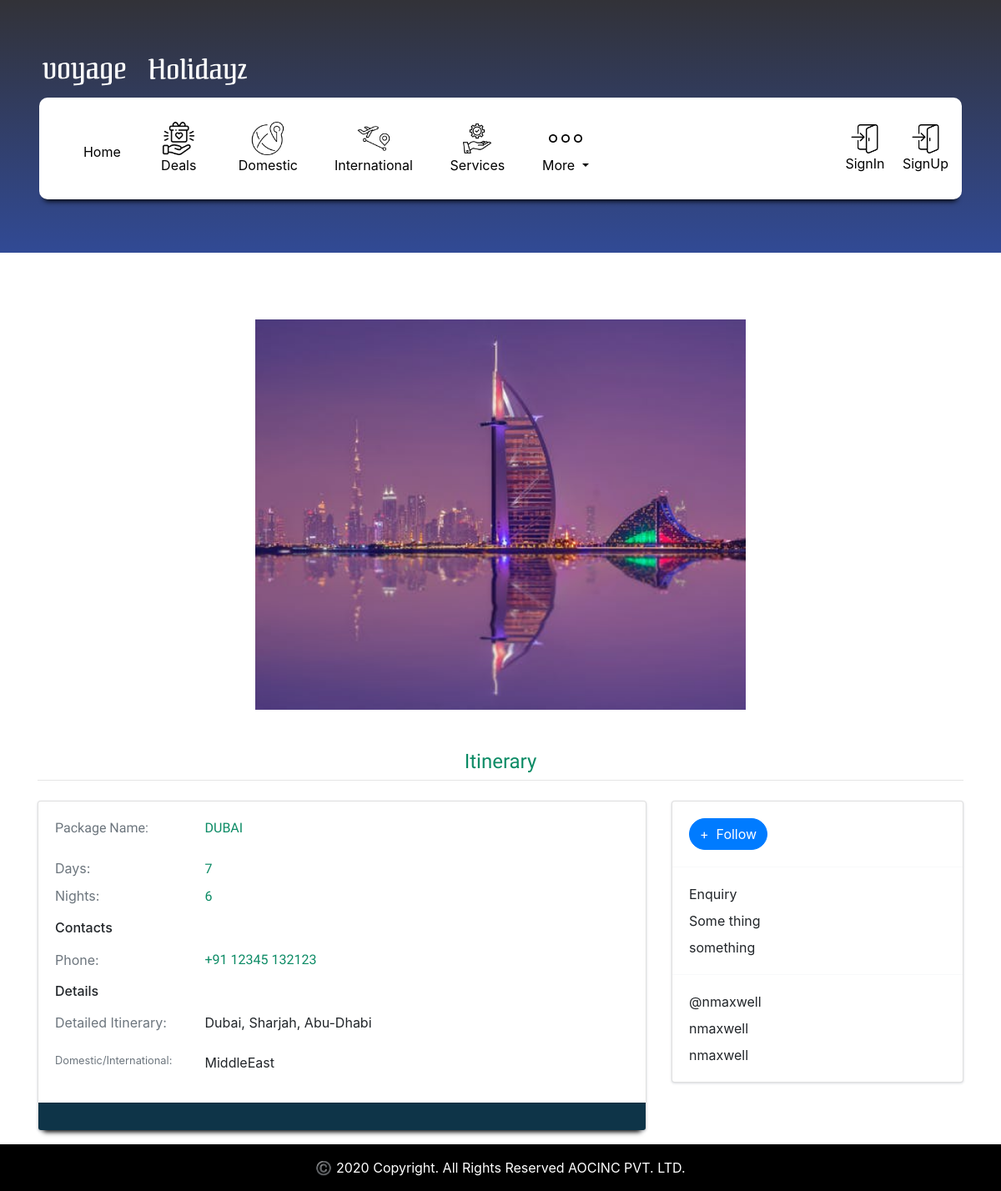
The app's page /MiddleEast_Package_Detail/1/ with its own data.
### Holidays/models.py (models this page shows, shortened)
class Middle_East_Packages(models.Model):
    Trip_Name           = models.CharField(max_length=255, blank=False)
    Days                = models.PositiveIntegerField()
    Nights              = models.PositiveIntegerField()
    Datailed_Itinerary  = models.TextField()
    Location_Image      = models.FileField(upload_to='media/MiddleEast/HolidayPackage_Images/')
    Package             = models.CharField(max_length=59, choices = package_choice, default = '')
    uploaded_at         = models.DateTimeField(auto_now_add=True)

### Holidays/views.py (the view)
# urls.py: path('MiddleEast_Package_Detail/<int:id>/', views.MiddleEast_Package_Detail, name = 'MiddleEast_Package_Detail'),
def MiddleEast_Package_Detail(request, id = None):
    MiddleEast_Data = get_object_or_404(Middle_East_Packages, id = id)
    context = {
        'MiddleEast_Data':MiddleEast_Data,
    }
    template = 'Holidays/MiddleEast_Package_Detial.html'
    return render(request,template,context)

### Holidays/templates/Holidays/MiddleEast_Package_Detial.html (shortened to what this page needs)
<!DOCTYPE html>
{% extends 'Voyage_LandingApp/base.html' %}
{% load static %}
{% load crispy_forms_tags %}
{% block content %}
<div class="layout-content">
    <div class="container flex-grow-1 container-p-y">
      <div class="container-m-nx container-m-ny theme-bg-white mb-4">
        <div class="media col-md-10 col-lg-8 col-xl-7 py-5 mx-auto">
          <img src="{{ MiddleEast_Data.Location_Image.url }}" alt="" class="col-md-12">
        </div>
        <h4 class="text-center trip-title"> Itinerary</h4>
        <hr class="m-0">
      </div>
      <div class="row">
        <div class="col">
          <div class="card mb-4">
            <div class="card-body">
              <div class="row mb-2">
                <div class="col-md-3 text-muted trip-title">Package Name:</div>
                <div class="col-md-9">
                 <p class="trip-title"> {{MiddleEast_Data.Trip_Name | upper }} </p>
                </div>
              </div>
              <div class="row mb-2">
                <div class="col-md-3 text-muted">Days:</div>
                <div class="col-md-9">
                  <a href="javascript:void(0)" class=" trip-title">{{ MiddleEast_Data.Days }}</a>
                </div>
              </div>
              <div class="row mb-2">
                <div class="col-md-3 text-muted">Nights:</div>
                <div class="col-md-9">
                  <a href="javascript:void(0)" class="trip-title">{{ MiddleEast_Data.Nights}}</a>
                </div>
              </div>
              <h6 class="my-3">Contacts</h6>
              <div class="row mb-2">
                <div class="col-md-3 text-muted">Phone:</div>
                <div class="col-md-9 trip-title">
                  +91 12345 132123
                </div>
              </div>
              <h6 class="my-3">Details</h6>
              <div class="row mb-2">
                <div class="col-md-3 text-muted">Detailed Itinerary:</div>
                <div class="col-md-9">
                  <p>{{ MiddleEast_Data.Datailed_Itinerary }}</p>
                </div>
              </div>
              <div class="row">
                <div class="col-md-3 text-muted small">Domestic/International:</div>
                <div class="col-md-9">
                  <p> {{ MiddleEast_Data.Package }}</p>
                </div>
              </div>
            </div>
            <div class="card-footer text-center p-0 itinerary-footer">
              <div class="row no-gutters row-bordered row-border-light">
                <a href="javascript:void(0)" class="d-flex col flex-column text-body py-3">
                </a>
                <a href="javascript:void(0)" class="d-flex col flex-column text-body py-3">
                </a>
                <a href="javascript:void(0)" class="d-flex col flex-column text-body py-3">
                </a>
              </div>
            </div>
          </div>
        </div>
        <div class="col-xl-4">
          <div class="card mb-4">
            <div class="card-body">
              <a href="javascript:void(0)" class="btn btn-primary rounded-pill">+&nbsp; Follow</a>
              <a href="javascript:void(0)" class="btn icon-btn btn-default md-btn-flat rounded-pill">
              </a>
            </div>
            <hr class="border-light m-0">
            <div class="card-body">
              <p class="mb-2">
                 Enquiry</p>
              <p class="mb-2">
                 Some thing</p>
              <p class="mb-0">
                <a href="javascript:void(0)" class="text-body">something</a>
              </p>
            </div>
            <hr class="border-light m-0">
            <div class="card-body">
              <a href="javascript:void(0)" class="d-block text-body mb-2">
                 @nmaxwell
              </a>
              <a href="javascript:void(0)" class="d-block text-body mb-2">
                 nmaxwell
              </a>
              <a href="javascript:void(0)" class="d-block text-body mb-0">
                 nmaxwell
              </a>
            </div>
          </div>
          </div>
      </div><br><br>
{% endblock %}

### static/css/voyage_style.css (style rules this page uses)
.base-body { overflow-x: hidden !important; }
.card { border-radius: 5px; -webkit-box-shadow: 0 1px 2.94px 0.06px rgba(4,26,55,0.16); box-shadow: 0 1px 2.94px 0.06px rgba(4,26,55,0.16); border: none; margin-bottom: 30px; -webkit-transition: all 0.3s ease-in-out; transition: all 0.3s ease-in-out; }
img { vertical-align: middle; border-style: none; }
.trip-title { color:rgb(12, 139, 101); font-family: 'Volkhov', serif; }
.layout-content .itinerary-footer { background: rgb(14,52,72); background: linear-gradient(90deg, rgba(14,52,72,1) 100%, rgba(174,174,174,1) 100%); box-shadow: 0 8px 6px -6px black; }

### records on screen
Middle_East_Packages: Location_Image (picture), Trip_Name "DUBAI", Days "7", Nights "6", Datailed_Itinerary "Dubai, Sharjah, Abu-Dhabi", Package "MiddleEast"
